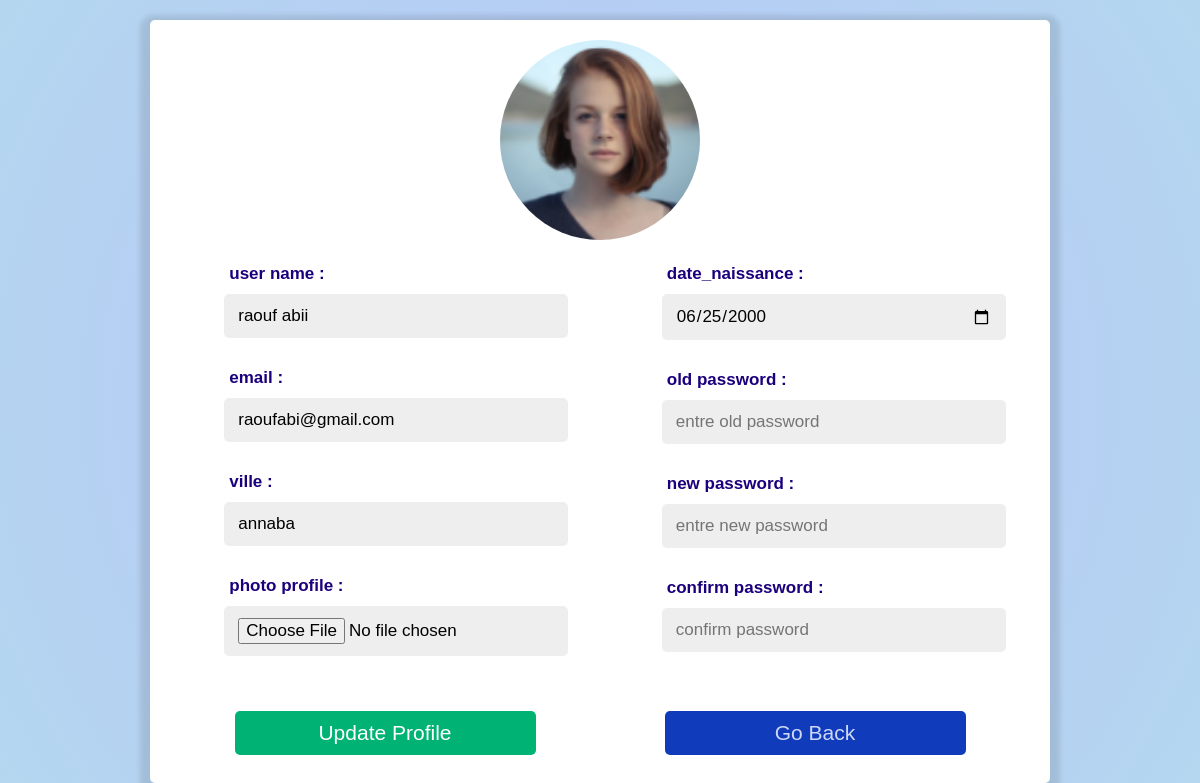
The app's page /patient-edit-profil.php (signed in) with its own data.
### tables this page shows
CREATE TABLE `patient` (
  `name` varchar(255) NOT NULL,
  `email` varchar(255) NOT NULL,
  `password` varchar(255) NOT NULL,
  `user_type` varchar(255) NOT NULL,
  `photo_profile` varchar(255) NOT NULL,
  `id_pers` int(255) NOT NULL,
  `bio` varchar(255) NOT NULL,
  `ville` varchar(255) NOT NULL,
  `date_naissance` date NOT NULL
);

### sessionPatient.php (called while the page is built, shortened)
<?php
if (!isset($_SESSION['user_id'])) {
    header('location:index.php');
}else {
$user_id = $_SESSION['user_id'];
$getdataPersonne = mysqli_query($conn,"SELECT * FROM personne WHERE id = '$user_id' ");
$res = mysqli_fetch_assoc($getdataPersonne);
if($res['user_type'] == 'patient'){
    $getdataPatient = mysqli_query($conn,"SELECT * FROM patient WHERE id_pers = '$user_id' ");
    $row = mysqli_fetch_assoc($getdataPatient);
 }elseif($res['user_type'] == 'médecin'){
    $getdataMedecin = mysqli_query($conn,"SELECT * FROM médecin WHERE id_pers = '$user_id' ");
    $user_type = 'médecin';
    $row = mysqli_fetch_assoc($getdataMedecin);
 }elseif($res['user_type'] == 'délégué_médical') {
   $user_type = 'délégué_médical';
    $getdataDeg = mysqli_query($conn,"SELECT * FROM délégué_médical WHERE id_pers = '$user_id' ");
    $row = mysqli_fetch_assoc($getdataDeg);
 }
}
?>

### patient-edit-profil.php (the view, shortened to what this page needs)
<?php
include ('config.php');
include ('sessionPatient.php');
?>
<!DOCTYPE html>
<html lang="en">
<head>
    <link rel="stylesheet" href="css/edit-profil.css">
</head>
<body>
<div class="update-profile">
    <form action="" method="post" enctype="multipart/form-data">
        <img src="img/photoProfile/<?php echo $row['photo_profile'];?>">
        <div class="flex">
            <div class="inputbox">
                <span>user name :</span>
                <input type="text" name="update_name" class="box" value="<?php echo $row['name'];?>" >
                <span>email :</span>
                <input type="text" name="update_email" class="box" value="<?php echo $row['email'];?>">
                <span>ville :</span>
                <input type="text" name="ville" class="box" value="<?php echo $row['ville'];?>">
                <span>photo profile :</span>
                <input type="file" name="update_image" class="box" >
            </div>
            <div class="inputbox">
            <span>date_naissance :</span>
                <input type="date" name="date_naissance" class="box" value="<?php echo $row['date_naissance'];?>">
                <span>old password :</span>
                <input type="password" name="update-password" placeholder="entre old password" class="box" >
                <span>new password :</span>
                <input type="password" name="new-password" placeholder="entre new password" class="box" >
                <span>confirm password :</span>
                <input type="password" name="confirm-password" placeholder="confirm password" class="box" >
            </div>
        </div>
        <div class="btn-cont">
            <input type="submit" value="update profile" name="update_profile" class="btn" id="update-btn">
            <a href="user_page.php" class="btn" id="back-btn">go back</a>
        </div>
    </form>
</div>
</body>
</html>

### css/edit-profil.css (style rules this page uses)
* { font-family: 'Poppins', sans-serif; margin:0; padding:0; box-sizing: border-box; outline: none; border:none; text-decoration: none; }
.update-profile { min-height: 100vh; background: rgb(183,194,249); background: radial-gradient(circle, rgba(183,194,249,1) 0%, rgba(180,215,239,1) 100%); display: flex; align-items: center; justify-content: center; padding: 20px; }
.update-profile form { padding: 20px; background-color: white; box-shadow: 0 5px 5px 10px rgba(0 ,0, 0, 0.1); text-align: center; width: 900px; text-align: center; border-radius: 5px; }
.update-profile form img { height: 200px; width: 200px; border-radius: 50%; object-fit: cover; margin-bottom: 5px; }
.update-profile form .flex { display: flex; justify-content: space-around; margin-bottom: 20px; gap: 15px; }
.update-profile form .flex .inputbox { width: 40%; }
.update-profile form .flex .inputbox span { text-align: left; display: block; margin-top: 15px; margin-left: 20px; font-size: 17px; font-weight: bolder; color:rgb(27, 0, 125); }
.update-profile form .flex .inputbox .box { margin: 15px; width: 100%; background-color: #eee; padding: 12px 14px; font-size: 17px; border-radius: 5px; color: black; margin-top: 10px; }
.btn-cont { display: flex; justify-content: space-around; }
.btn { text-transform: capitalize; font-size: 20px; cursor: pointer; width: 35%; padding:10px 15px; font-size: 21px; font-weight: 540; margin:8px 0; border-radius: 5px; transition: 0.3s; margin-top: 20px; }
#update-btn { background: #00b374; color:white; }
#back-btn { display:inline-block; color: #cfd9f6; background:#103bbb; }

### records on screen
patient: photo_profile (picture), update_name "raouf abii", update_email "raoufabi@gmail.com", ville "annaba", date_naissance "06/25/2000"
